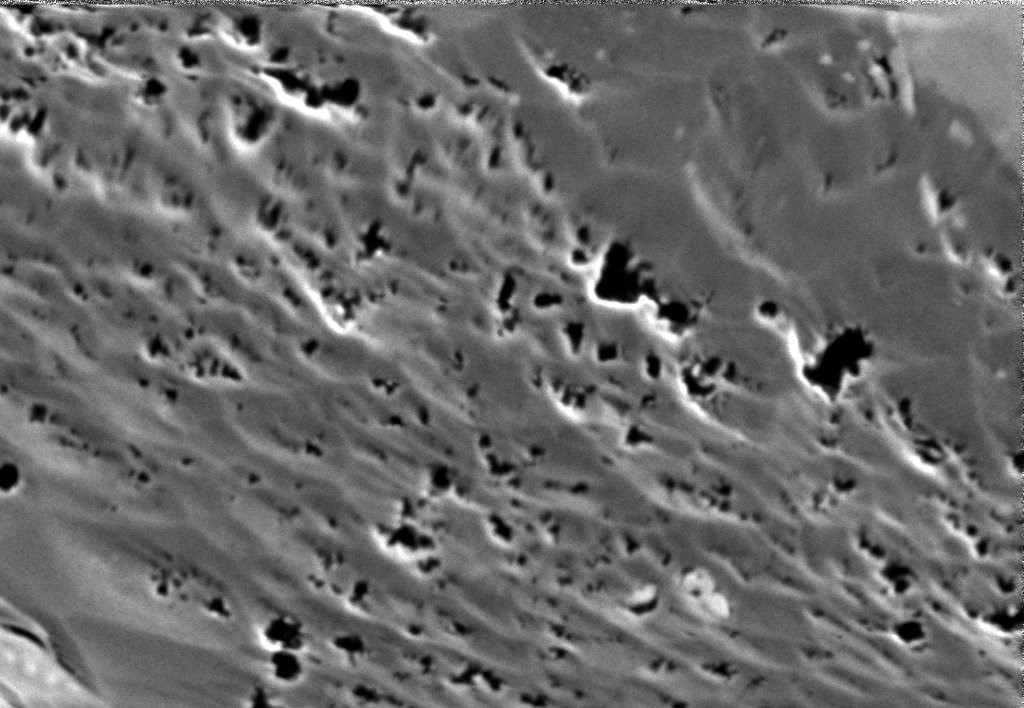
#> input picture examples/multifractal/mf_image_shale.png, 1024 x 708 px
$ python test_mf_image.py
#> lines starting #> are read from the running program, lines starting #| are printed output that depends on the picture
#!/usr/bin/env python
# -*- coding: utf-8 -*-
"""
Multifractal Analysis - Image Data
===================================

This example demonstrates how to use fracDimPy to perform multifractal analysis
on 2D image data. The multifractal characteristics of images can reveal the
complexity, non-uniformity, and multi-scale properties of textures, with wide
applications in medical image analysis, materials science, geological exploration, etc.

Main Features:
- Load and preprocess image data
- Calculate multifractal spectrum of images
- Extract multifractal characteristic parameters
- Visualize analysis results

Theoretical Background:
- Image multifractal analysis is based on the extension of box-counting method
- Describe the diversity of image grayscale distribution through different q-order moments
- Multifractal spectrum width reflects the degree of non-uniformity of the image
- D(0): Capacity dimension, D(1): Information dimension, D(2): Correlation dimension
"""

import numpy as np
import os
from fracDimPy import multifractal_image
import matplotlib.pyplot as plt

# Set Chinese font
import scienceplots
plt.style.use(['science', 'no-latex'])
plt.rcParams['font.family'] = ['Times New Roman', 'Microsoft YaHei']
plt.rcParams['axes.unicode_minus'] = False

# Data file path
current_dir = os.path.dirname(os.path.abspath(__file__))
data_file = os.path.join(current_dir, "mf_image_shale.png")

def main():
    print("="*60)
    print("Multifractal Analysis - Image Data")
    print("="*60)

    # 1. Load image data
    print(f"\n1. Loading image: {data_file}")
    try:
        from PIL import Image
        img = Image.open(data_file)
#> img is the input picture: PIL image 1024x708 RGBA; mean R, G, B, A 105.3, 105.3, 105.3, 255
        img_array = np.array(img)

        # Convert to grayscale if color image
        if len(img_array.shape) == 3:
            img_gray = np.mean(img_array, axis=2)
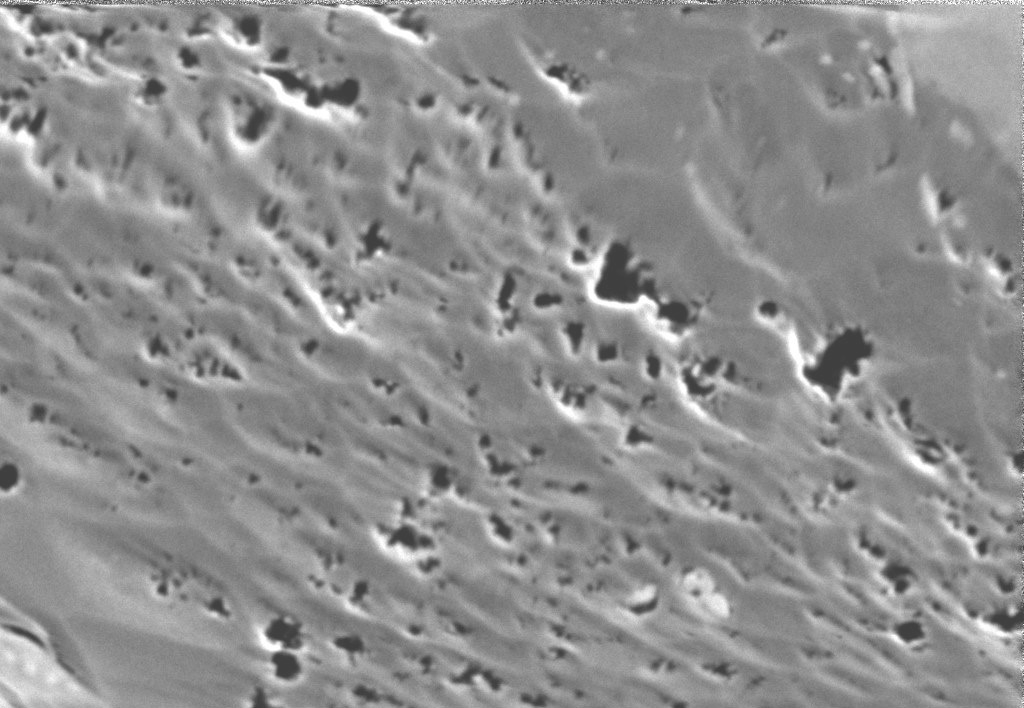
#> img_gray: shape (708, 1024) float64; min 63.75, max 255, mean 142.8
        else:
            img_gray = img_array

        print(f"   Image size: {img_gray.shape}")
#|    Image size: (708, 1024)
        print(f"   Pixel range: {img_gray.min():.1f} ~ {img_gray.max():.1f}")
#|    Pixel range: 63.8 ~ 255.0

    except Exception as e:
        print(f"   Loading failed: {e}")
        return

    # 2. Multifractal analysis
    print("\n2. Performing multifractal analysis...")
    try:
        metrics, figure_data = multifractal_image(img_gray)

        # 3. Display calculation results
        print("\n3. Multifractal characteristic parameters:")
        print(f"   Capacity dimension D(0): {metrics['容量维数 D(0)'][0]:.4f}")
        print(f"   Information dimension D(1): {metrics['信息维数 D(1)'][0]:.4f}")
        print(f"   Correlation dimension D(2): {metrics['关联维数 D(2)'][0]:.4f}")
        print(f"   Hurst exponent H: {metrics['Hurst指数 H'][0]:.4f}")
        print(f"   Spectrum width: {metrics['谱宽度'][0]:.4f}")

    except Exception as e:
        print(f"\nAnalysis failed: {e}")
        import traceback
        traceback.print_exc()
        return

    # 4. Visualize results
    print("\n4. Generating visualization plots...")
    try:
        fig = plt.figure(figsize=(16, 10))

        # Original image
        ax1 = fig.add_subplot(2, 3, 1)
        ax1.imshow(img_gray, cmap='gray')
        ax1.set_title('(a) Original Image')
        ax1.axis('off')

        # Extract analysis results
        ql = figure_data['q值']
        tau_q = figure_data['质量指数τ(q)']
        alpha_q = figure_data['奇异性指数α(q)']
        f_alpha = figure_data['多重分形谱f(α)']
        D_q = figure_data['广义维数D(q)']

        # τ(q) curve
        ax2 = fig.add_subplot(2, 3, 2)
        ax2.plot(ql, tau_q, 'o-', color='darkgreen', linewidth=2, markersize=4)
        ax2.set_xlabel(r'$q$ - Statistical Moment Order', fontsize=10)
        ax2.set_ylabel(r'$\tau(q)$ - Mass Exponent', fontsize=10)
        ax2.set_title('(b) Mass Exponent Function')
        ax2.grid(True, alpha=0.3)

        # α(q) curve
        ax3 = fig.add_subplot(2, 3, 3)
        ax3.plot(ql, alpha_q, 's-', color='crimson', linewidth=2, markersize=4)
        ax3.set_xlabel(r'$q$ - Statistical Moment Order', fontsize=10)
        ax3.set_ylabel(r'$\alpha(q)$ - Hölder Exponent', fontsize=10)
        ax3.set_title(r'(c) Hölder Exponent Function')
        ax3.grid(True, alpha=0.3)

        # f(α) multifractal spectrum
        ax4 = fig.add_subplot(2, 3, 4)
        ax4.plot(alpha_q, f_alpha, '^-', color='darkorange', linewidth=2, markersize=4)
        ax4.set_xlabel(r'$\alpha$ - Singularity Index', fontsize=10)
        ax4.set_ylabel(r'$f(\alpha)$ - Multifractal Spectrum', fontsize=10)
        ax4.set_title('(d) Multifractal Spectrum')
        ax4.grid(True, alpha=0.3)

        # D(q) curve
        ax5 = fig.add_subplot(2, 3, 5)
        ax5.plot(ql, D_q, 'd-', color='mediumpurple', linewidth=2, markersize=4)
        ax5.set_xlabel(r'$q$ - Statistical Moment Order', fontsize=10)
        ax5.set_ylabel(r'$D(q)$ - Generalized Dimension', fontsize=10)
        ax5.set_title('(e) Generalized Dimension Spectrum')
        ax5.grid(True, alpha=0.3)

        # Key parameters comparison
        ax6 = fig.add_subplot(2, 3, 6)
        params = ['D(0)', 'D(1)', 'D(2)', 'H', 'Spectrum Width']
        values = [
            metrics['容量维数 D(0)'][0],
            metrics['信息维数 D(1)'][0],
            metrics['关联维数 D(2)'][0],
            metrics['Hurst指数 H'][0],
            metrics['谱宽度'][0]
        ]
        colors = ['green', 'blue', 'red', 'orange', 'purple']
        bars = ax6.bar(params, values, color=colors, alpha=0.7)

        for bar, val in zip(bars, values):
            height = bar.get_height()
            ax6.text(bar.get_x() + bar.get_width()/2., height,
                    f'{val:.3f}', ha='center', va='bottom', fontsize=9)

        ax6.set_ylabel('Parameter Value')
        ax6.set_title('(f) Multifractal Characteristic Parameters')
        ax6.tick_params(axis='x', labelsize=8, rotation=15)
        ax6.grid(True, alpha=0.3, axis='y')

        plt.tight_layout()
        output_file = os.path.join(current_dir, "result_mf_image.png")
        fig.savefig(output_file, dpi=300, bbox_inches='tight')
        print(f"\nVisualization results saved: result_mf_image.png")
        plt.show()

    except Exception as e:
        print(f"\nVisualization failed: {e}")
        import traceback
        traceback.print_exc()

    print("\nExample completed!")


if __name__ == '__main__':
    main()
#> (the call stopped at in main, `metrics, figure_data = multifractal_image(img_gray)`: fracDimPy is not available in this run)
